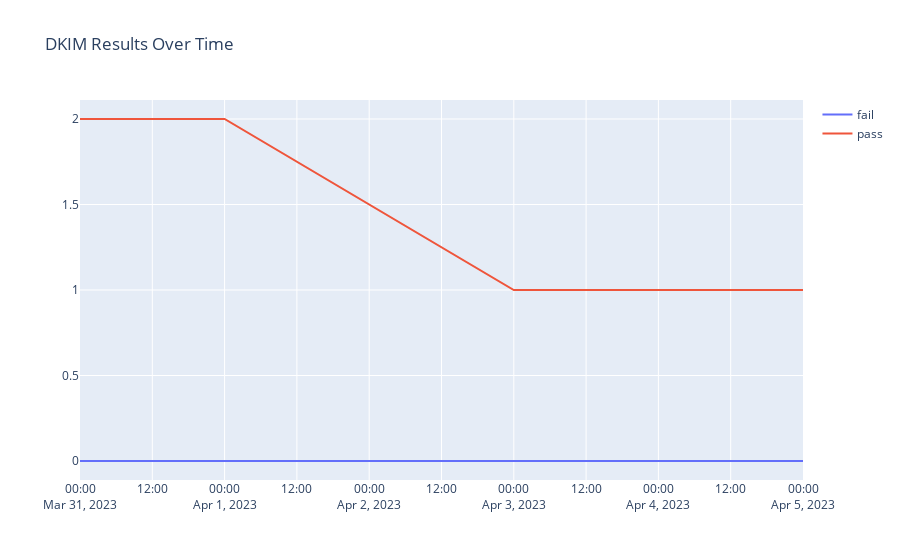

Notebook code for this chart:
### Code cell
fig = go.Figure()
fig.add_trace(go.Scatter(x=db_day['day'], y=db_day['dkim_fail'], mode='lines', name='fail'))
fig.add_trace(go.Scatter(x=db_day['day'], y=db_day['dkim_pass'], mode='lines', name='pass'))
fig.update_layout(title='DKIM Results Over Time')
fig.show()

### Figure 1 — Plotly figure (JSON) as saved in the notebook; plotly's stock layout.template omitted (floating-point values rounded to 4 significant figures)
{"data": [{"mode": "lines", "name": "fail", "type": "scatter", "x": ["2023-03-31", "2023-04-01", "2023-04-03", "2023-04-04", "2023-04-05"], "y": [0, 0, 0, 0, 0]}, {"mode": "lines", "name": "pass", "type": "scatter", "x": ["2023-03-31", "2023-04-01", "2023-04-03", "2023-04-04", "2023-04-05"], "y": [2, 2, 1, 1, 1]}], "layout": {"title": {"text": "DKIM Results Over Time"}}}
